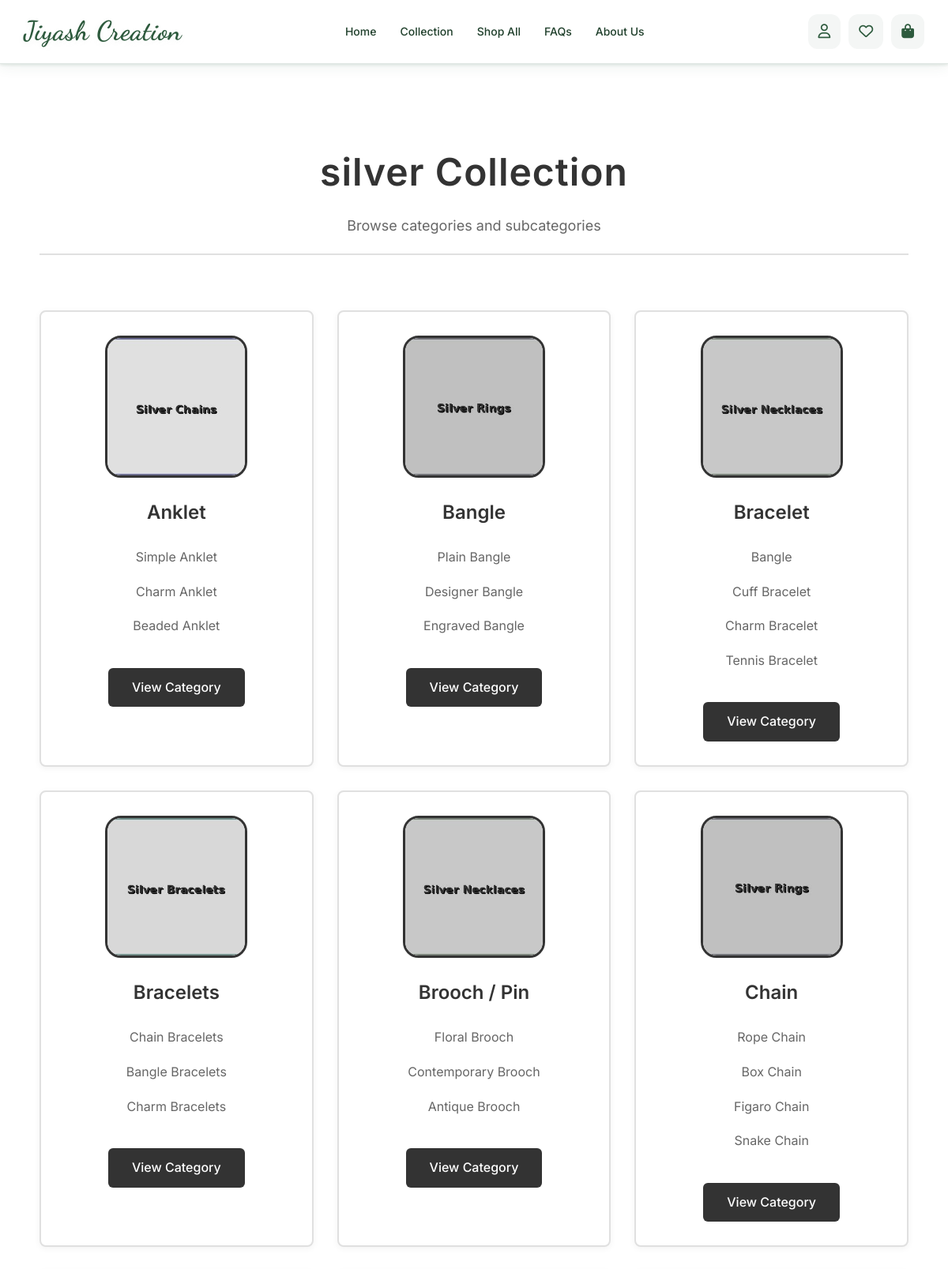
The app's page /collections/silver/ (upper part) with its own data.
### app/models.py (models this page shows, shortened)
class SilverCategory(models.Model):
    name = models.CharField(max_length=100, unique=True, default='Unnamed Silver Category')
    image = models.ImageField(upload_to='silver_category/', blank=True, null=True)
    is_active = models.BooleanField(default=True)
    class Meta:
        verbose_name = "Silver Category"
        verbose_name_plural = "Silver Category"

class SilverSubCategory(models.Model):
    silver_category = models.ForeignKey(SilverCategory, on_delete=models.CASCADE, related_name='subcategory', default=1)
    name = models.CharField(max_length=100, default='Unnamed Silver SubCategory')
    image = models.ImageField(upload_to='silver_subcategory/', blank=True, null=True)
    is_active = models.BooleanField(default=True)
    class Meta:
        verbose_name = "Silver SubCategory"
        verbose_name_plural = "Silver SubCategory"

### app/views.py (the view)
# urls.py: path("collections/<str:collection_type>/", views.collection_view, name="collection"),
def collection_view(request, collection_type):
    category_models = {
        'gold': GoldCategory,
        'silver': SilverCategory,
        'imitation': ImitationCategory,
    }
    if collection_type not in category_models:
        raise Http404('Invalid collection type')
    if collection_type not in ProductService.get_active_top_types():
        raise Http404('Collection not available')
    category_model = category_models[collection_type]
    categories = category_model.objects.filter(is_active=True).order_by('name')
    template_map = {
        'gold': 'app/collection_gold.html',
        'silver': 'app/collection_silver.html',
        'imitation': 'app/collection_imitation.html',
    }
    template_name = template_map.get(collection_type, 'app/collection.html')
    context = {
        'collection_type': collection_type,
        'categories': categories,
    }
    return render(request, template_name, context)

### app/context_processors.py (called while the page is built)
def header_categories(request):
    try:
        qs = Category.objects.filter(is_active=True).order_by('name')[:3]
        items = [
            {
                'type': (c.name or '').lower(),
                'name': c.name,
            }
            for c in qs
        ]
    except Exception:
        items = []
    return {'header_categories': items}

### app/views.py (called while the page is built)
    @staticmethod
    def get_active_top_types():
        try:
            from .models import Category
            return set(c.name.lower() for c in Category.objects.filter(is_active=True))
        except Exception:
            return {'gold', 'silver', 'imitation'}

### app/templates/app/collection_silver.html (shortened to what this page needs)
{% extends "app/base.html" %}
{% load static %}
{% block content %}
<div class="collection-page">
  <div class="collection-container">
    <div class="collection-header">
      <h1 class="collection-title">silver Collection</h1>
      <p class="collection-subtitle">Browse categories and subcategories</p>
    </div>
    {% if categories %}
    <div class="collection-grid">
      {% for cat in categories %}
      <div class="category-card">
        <div class="category-image {% if not cat.image %}no-image{% endif %}">
          {% if cat.image %}
            <img src="{{ cat.image.url }}" alt="{{ cat.name }}" loading="lazy">
          {% else %}
            Image
          {% endif %}
        </div>
        <h3 class="category-name">
          <a href="{% url 'app:category' 'silver' cat.id %}">{{ cat.name }}</a>
        </h3>
        {% if cat.subcategory.all %}
        <ul class="subcategories-list">
          {% for sub in cat.subcategory.all %}
          <li>
            <a href="{% url 'app:subcategory' 'silver' sub.id %}">{{ sub.name }}</a>
          </li>
          {% empty %}
          <li style="color: #999999;">No subcategories</li>
          {% endfor %}
        </ul>
        {% endif %}
        <a class="view-category-btn" href="{% url 'app:category' 'silver' cat.id %}">
          View Category
        </a>
      </div>
      {% endfor %}
    </div>
    {% else %}
    <div class="empty-state">
      <h3>No Categories Available</h3>
      <p>We're working on adding silver jewelry categories. Check back soon!</p>
    </div>
    {% endif %}
  </div>
</div>
{% endblock %}

### app/templates/app/base.html (shortened to what this page needs)
{% load static %}
<!DOCTYPE html>
<html lang="en">
<head>
<link rel="stylesheet" href="https://cdnjs.cloudflare.com/ajax/libs/font-awesome/6.5.0/css/all.min.css">
</head>
<body>
<div class="header-container" id="header-container">
  <div class="container">
    <header class="header" id="header">
      <h1><a href="{% url 'app:home' %}" style="text-decoration: none; color: inherit;">Jiyash Creation</a></h1>
      <div class="header-nav">
        <ul>
          <li><a href="{% url 'app:home' %}">Home</a></li>
          <li>
            <a href="#" role="button" aria-expanded="false">Collection</a>
          </li>
          <li><a href="{% url 'app:shop_all' %}">Shop All</a></li>
          <li><a href="{% url 'app:faqs' %}">FAQs</a></li>
          <li>
            <a href="#" role="button" aria-expanded="false">About Us</a>
          </li>
        </ul>
      </div>
      <div class="right-icons">
        <div class="user-profile-dropdown">
          <i class="fa-regular fa-user icon" title="Profile" id="userProfileIcon" role="button" tabindex="0" aria-label="User profile menu"></i>
        </div>
        <a href="{% url 'app:wishlist' %}" class="icon" title="Wishlist" aria-label="Wishlist">
          <i class="fa-regular fa-heart"></i>
        </a>
        <a href="#" onclick="goToCart(event)" class="icon cart-icon" title="Shopping Cart" aria-label="Shopping cart">
          <i class="fa-solid fa-bag-shopping"></i>
        </a>
      </div>
    </header>
  </div>
</div>
<main class="page-transition">
  <div class="container">
    {% block content %}
    {% endblock %}
  </div>
</main>
</body>
</html>

### app/templates/app/collection_silver.html (style rules this page uses)
.collection-page { background: #ffffff; min-height: 100vh; padding: 40px 0; }
.collection-container { max-width: 1200px; margin: 0 auto; padding: 0 20px; }
.collection-header { text-align: center; margin-bottom: 50px; padding-bottom: 20px; border-bottom: 2px solid #e0e0e0; }
.collection-title { font-size: 48px; font-weight: 600; color: #333333; margin-bottom: 15px; letter-spacing: 1px; }
.collection-subtitle { font-size: 18px; color: #666666; font-weight: 400; margin: 0; }
.collection-grid { display: grid; grid-template-columns: repeat(auto-fit, minmax(300px, 1fr)); gap: 30px; padding: 20px 0; }
.category-card { background: #ffffff; border: 2px solid #e0e0e0; border-radius: 8px; padding: 30px 20px; text-align: center; transition: all 0.3s ease; box-shadow: 0 2px 8px rgba(0, 0, 0, 0.05); }
.category-image { width: 180px; height: 180px; margin: 0 auto 25px; border: 3px solid #333333; border-radius: 20px; display: flex; align-items: center; justify-content: center; background: #f8f8f8; position: relative; overflow: hidden; }
.category-image img { width: 100%; height: 100%; object-fit: cover; border-radius: 17px; }
.category-name { font-size: 24px; font-weight: 600; color: #333333; margin-bottom: 20px; }
.category-name a { color: #333333; text-decoration: none; transition: color 0.3s ease; }
.subcategories-list { list-style: none; padding: 0; margin: 20px 0; }
.subcategories-list li { margin-bottom: 8px; }
.subcategories-list a { color: #666666; text-decoration: none; font-size: 16px; padding: 5px 10px; border-radius: 4px; transition: all 0.3s ease; display: inline-block; }
.view-category-btn { display: inline-block; padding: 12px 30px; background: #333333; color: #ffffff; text-decoration: none; border-radius: 6px; font-weight: 500; font-size: 16px; transition: all 0.3s ease; margin-top: 15px; }

### records on screen
SilverCategory: image (picture), name "Anklet"
SilverSubCategory: name "Simple Anklet"
SilverSubCategory: name "Charm Anklet"
SilverSubCategory: name "Beaded Anklet"
SilverCategory: image (picture), name "Bangle"
SilverSubCategory: name "Plain Bangle"
SilverSubCategory: name "Designer Bangle"
SilverSubCategory: name "Engraved Bangle"
SilverCategory: image (picture), name "Bracelet"
SilverSubCategory: name "Bangle"
SilverSubCategory: name "Cuff Bracelet"
SilverSubCategory: name "Charm Bracelet"
SilverSubCategory: name "Tennis Bracelet"
SilverCategory: image (picture), name "Bracelets"
SilverSubCategory: name "Chain Bracelets"
SilverSubCategory: name "Bangle Bracelets"
SilverSubCategory: name "Charm Bracelets"
SilverCategory: image (picture), name "Brooch / Pin"
SilverSubCategory: name "Floral Brooch"
SilverSubCategory: name "Contemporary Brooch"
SilverSubCategory: name "Antique Brooch"
SilverCategory: image (picture), name "Chain"
SilverSubCategory: name "Rope Chain"
SilverSubCategory: name "Box Chain"
SilverSubCategory: name "Figaro Chain"
SilverSubCategory: name "Snake Chain"
